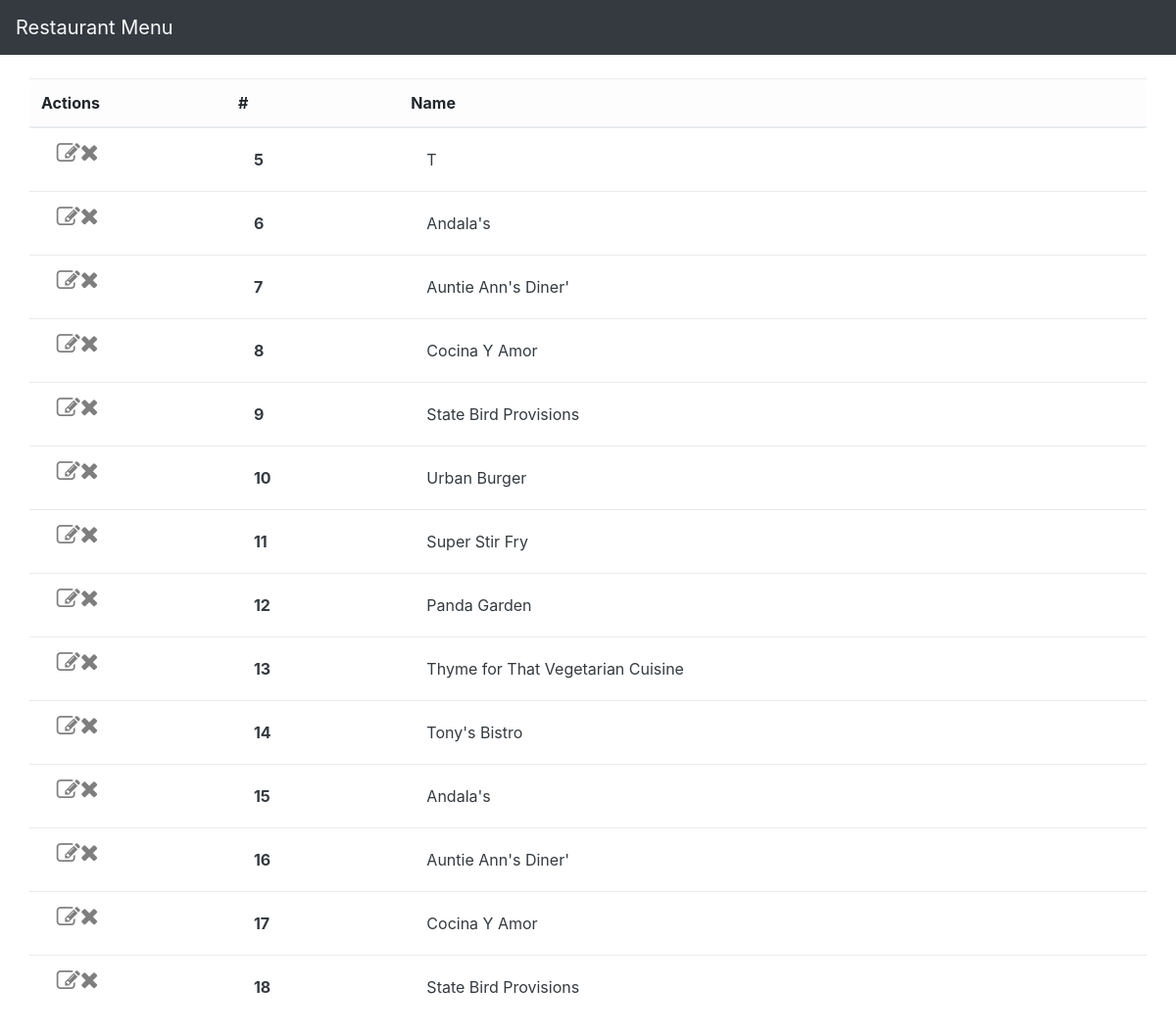
Page /restaurant on the earlier database version.
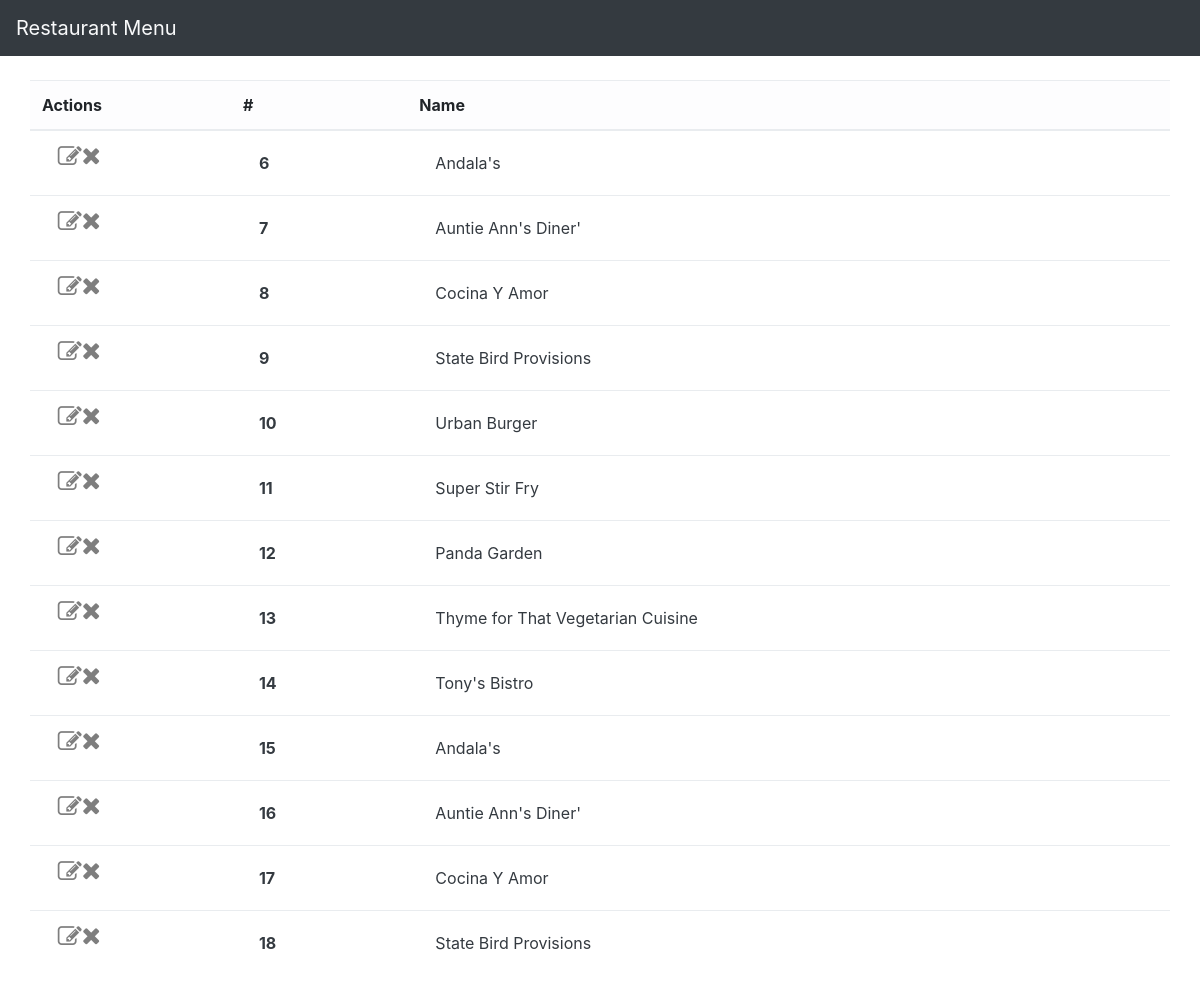
Same page on the later database version.
### database_setup.py (models this page shows, shortened)
class Restaurant(Base):
    __tablename__ = 'restaurant'
    id = Column(Integer, primary_key=True)
    name = Column(String(250), nullable=False)

### finalProject.py (the view)
@app.route('/')
@app.route('/restaurant')
def show_restaurants():
    restaurants = session.query(Restaurant).all()
    return render_template('restaurants.html', restaurants=restaurants)

### templates/restaurants.html
{% extends 'base.html' %}
{% block content %}
<div class="container">
    <div class="row ">
        {% include 'restaurantCard.html' %}
    </div>
</div>
{% endblock %}

### templates/restaurantCard.html
<table class="table table-responsive-sm table-stripped table-hover">
  <thead>
    <tr class="table-light">
      <th scope="col">Actions</th>
      <th scope="col">#</th>
      <th scope="col">Name</th>
    </tr>
  </thead>
  <tbody>
    {% for restaurant in restaurants %}
    <tr>
        <td>
            <div class="col-sm-5">
                <a role="button" href="{{ url_for('delete_restaurant', restaurant_id=restaurant['id']) }}" class="close" aria-label="Delete">
                    <span class="fa fa-close "></span>
                </a>
            </div>
            <div class="col-sm-5">
                <a role="button" href="{{ url_for('edit_restaurant', restaurant_id=restaurant['id']) }}" class="close" aria-label="Edit">
                    <span class="fa fa-edit fa-th"></span>
                </a>
            </div>
        </td>
        <th scope="row"><a role="button" class="text-dark nav-link" href="{{ url_for('show_menu', restaurant_id=restaurant['id']) }}">{{ restaurant['id'] }}</a></th>
        <td><a role="button" class="text-dark nav-link" href="{{ url_for('show_menu', restaurant_id=restaurant['id']) }}">{{ restaurant['name'] }}</a></td>
    </tr>
    {% endfor %}
  </tbody>
</table>

Differences in the rows shown:
removed Restaurant: id "5", name "T"
